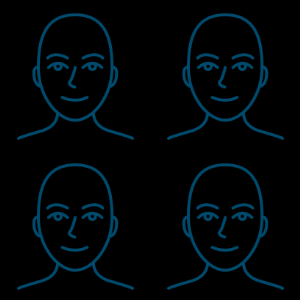

Rendered tile map (Tiled .tmx) drawn with the repository's tilesets; below, a short description and the map source with its tile grids summarised:
An orthogonal 2x2 tile map with 150x150 px tiles, 1 tile layer (background).

<map version="1.0" orientation="orthogonal" width="2" height="2" tilewidth="150" tileheight="150">
 <tileset firstgid="1" name="foreground" tilewidth="150" tileheight="150">
  <image source="150x150.png" width="150" height="150" />
 </tileset>
 <layer name="background" width="2" height="2">
  <data>[4 cells, 4 non-empty, 1 distinct tile ids]</data>
 </layer>
</map>